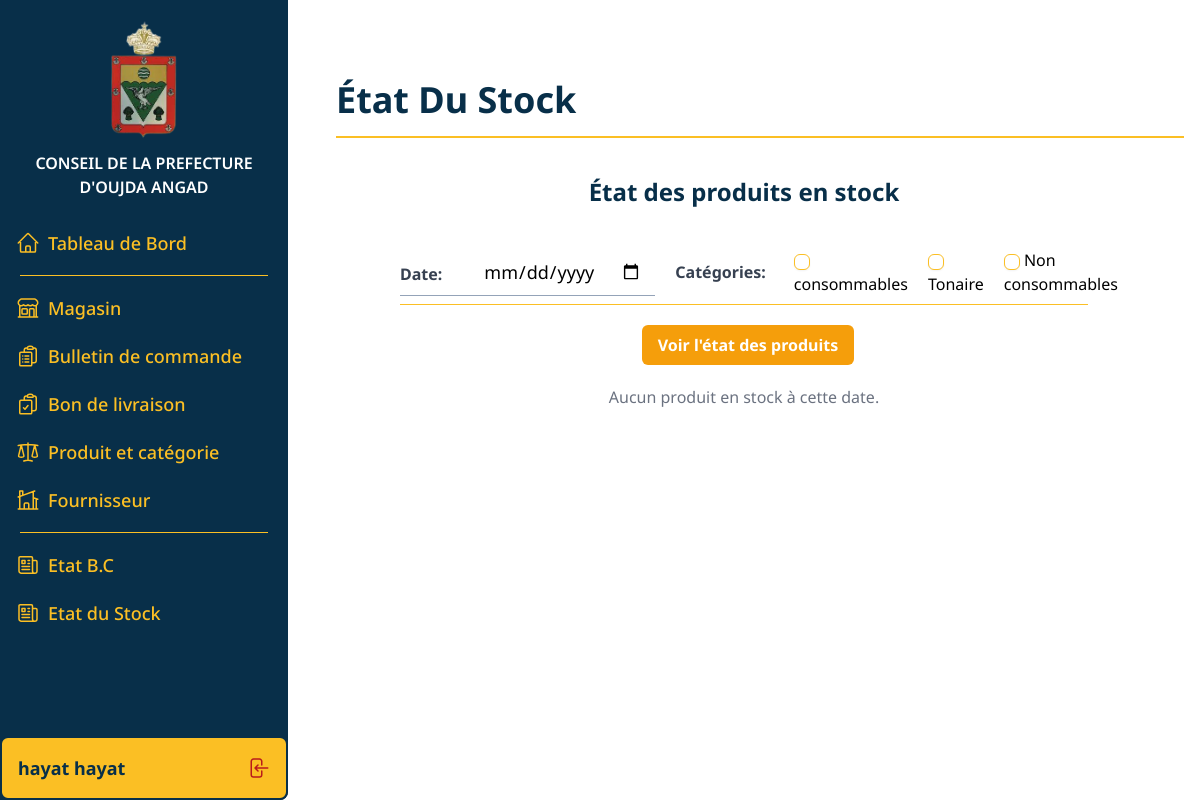
The app's page /etat_stock/ (signed in) with its own data.
### users/models.py (models this page shows, shortened)
class Employee(models.Model):
    user = models.OneToOneField(User, on_delete=models.CASCADE)
    nom = models.CharField(max_length=100)
    prenom = models.CharField(max_length=100)
    matricule = models.CharField(max_length=100)
    service = models.ForeignKey(Service, on_delete=models.CASCADE)

### produit/models.py (models this page shows, shortened)
class Categorie(models.Model):
    nom = models.CharField(max_length=100)
    description = models.TextField()
    magasin = models.ForeignKey(Magasin, on_delete=models.CASCADE)

### produit/views.py (the view)
# urls.py: path('etat_stock/', product_state, name='product_state'),
@login_required
@user_passes_test(lambda user: user.is_magasinier or user.is_directeur)
def product_state(request):
    employee = Employee.objects.get(user=request.user)
    if employee.user.is_directeur:
        page_temp = 'dashboard_directeur.html'
    else:
        page_temp='dashboard.html'
    categories = Categorie.objects.all()
    nom = employee.nom
    prenom = employee.prenom
    if request.method == 'POST':
        date = request.POST.get('date')
        date_str = datetime.strptime(date, '%Y-%m-%d')
        categories_selected = request.POST.getlist('categories')
        if date:
            produits = Produit.history.as_of(
                datetime.strptime(date, '%Y-%m-%d'))
            if categories_selected:
                produits = produits.filter(categorie__in=categories_selected)
            context = {'date': date_str, 'produits': produits,
                       'nom': nom, 'prenom': prenom,'page_temp':page_temp,'categories':categories}
            return render(request, 'produit_state.html', context)
        else:
            return render(request, 'produit_state.html', {'nom': nom, 'prenom': prenom,'page_temp':page_temp ,'categories':categories})
    else:
        return render(request, 'produit_state.html', {'nom': nom, 'prenom': prenom,'page_temp':page_temp ,'categories':categories})

### produit/templates/produit_state.html (shortened to what this page needs)
{%extends page_temp %}
{% load static %} {% block title %}État du Stock{% endblock %}
{% block header %}État du Stock{% endblock %} {% block main %}
<div class="px-16" id="wraper">
  <h1 class="text-center mt-4 mb-10 text-2xl font-bold text-sky-950">
    État des produits en stock
  </h1>
  <form class="mt-4" method="POST" action="{% url 'produit:product_state' %}">
    <div class="flex justify-around items-center gap-5 border-b border-amber-400 pb-2">
    <div class="flex justify-center items-center gap-5 border-b border-slate-400">
      <label class="mr-2 text-gray-700 font-bold pt-1"> Date: </label>
      <input
        type="date"
        name="date"
        class="w-full text-lg  py-2 rounded-md border-transparent focus:border-transparent focus:ring-0 border-slate-300  focus:border-amber-500"       />
    </div>
    <div class="flex justify-center items-center gap-5 ">
      <p class="mr-2 text-gray-700 font-bold">Catégories:</p>
      {% for categorie in categories %}
      <div>
        <input type="checkbox" id="{{ categorie.id }}"class="border-amber-400 rounded-md shadow-sm text-slate-800 focus:text-slate-950"  name="categories" value="{{ categorie.id }}">
        <label for="{{ categorie.id }}">{{ categorie.nom }}</label>
      </div>
    {% endfor %}
  </div>
    </div>
    <div class="flex justify-center my-5">
    <button
    type="submit"
    class="ml-2 bg-amber-500 hover:bg-amber-600 text-white font-bold py-2 px-4 rounded-md"
  >
    Voir l'état des produits
  </button>
</div>
  </form>
</div>
{% if produits %}
<div class="border rounded-b-lg relative shadow-lg my-6 " id="content">
  <div class="flex pt-12 pl-10 justify-between">
    <p class="text-xs w-64 text-center mr-24">
      ROYAUME DU MAROC MINISTRE DU L'INTERIEUR <br />WILAYA DE LA REGION DE
      L'ORIENTAL PREFECTURE D'OUJDA-ANGAD <br />CONSEIL PREFECORAL DIRECTION
      GENERALES DES SERVICES <br />SERVICE PROGRAMMTION FINANCES ET BUDGET
    </p>
    <img src="{% static 'users/logo.png'%}" alt="logo" class="w-20 mr-28" />
  </div>
  <div class="flex justify-center items-center text-2xl gap-5 mt-10 mb-10">
    <p class="mt-4 mb-2  font-bold text-slate-600">
      Etat du stock le
    </p>
    <p class="mt-4 mb-2 font-semibold text-slate-600">
      {{date}}
    </p>
  </div>
  <div class="px-8 pb-5">
    <table class="w-5/6 mx-auto">
      <thead>
        <tr>
          <th
            class="text-center py-2 px-3 text-amber-300 font-bold border border-amber-400 bg-sky-950"
          >
            Produit
          </th>
          <th
            class="text-center py-2 px-3 text-amber-300 font-bold  border border-amber-400 bg-sky-950"
          >
            Quantitée
          </th>
        </tr>
      </thead>
      <tbody>
        {% for produit in produits %}
        <tr class="text-center">
          <td class="py-2 px-4 border-b border-x">{{ produit.libelle }}</td>
          <td class="py-2 px-4 border-b border-x">{{ produit.quantite }}</td>
        </tr>
        {%endfor%}
      </tbody>
    </table>
  </div>
</div>
<div class="flex justify-center mt-5 mb-5">
  <button
    id="btn-print"
    class="inline-block px-6 py-2 text-xs font-medium leading-6 text-center text-white uppercase transition bg-amber-500 rounded-full shadow ripple hover:shadow-lg hover:bg-amber-600 focus:outline-none  justify-center w-1/3"
  >
    Print et PDF
  </button>
</div>
{% else %}
<p class="text-center text-gray-500">Aucun produit en stock à cette date.</p>
{% endif %}
{% endblock %}

### users/templates/dashboard.html (shortened to what this page needs)
{% extends 'base.html'%} {%load static%}{% block content%}
<div
  class="w-72 min-h-screen fixed left-0 bg-sky-950 items-center flex flex-col  rounded-r-lg "
  id="nav"
>
  <div
    class="w-full bg-sky-950 relative flex flex-col py-5 items-center justify-center"
  >
    <img src="{% static 'users/logo.png'%}" alt="logo" class="w-20  " />
    <p class=" mt-2 text-center	uppercase	font-semibold text-l text-white">
      Conseil De La Prefecture <br />
      D'Oujda Angad
    </p>
  </div>
  <ul class="w-full flex flex-col">
    <li class="w-full rounded-md group">
      <a
        href="{% url 'users:dashboard_magasinier' %}"
        class="inline-flex w-full gap-2 h-full items-center py-3 pl-4 text-lg leading-5 transition duration-200 ease-in-out focus:outline-none border-transparent   font-medium text-amber-400 group-hover:text-sky-950 group-hover:bg-amber-400"
      >
        Tableau de Bord
      </a>
    </li>
    <li>
      <hr class="my-2 border-amber-400 mx-5" />
    </li>
    <li class="w-full rounded-md group">
      <a
        href="{% url 'produit:product_list' %}"
        class="inline-flex w-full gap-2 h-full items-center py-3 pl-4 text-lg leading-5 transition duration-200 ease-in-out focus:outline-none border-transparent   font-medium text-amber-400 group-hover:text-sky-950 group-hover:bg-amber-400"
      >
        Magasin
      </a>
    </li>
    <li class="w-full rounded-md group">
      <a
        href="{% url 'transactions:bulletin_list' %}"
        class="inline-flex w-full gap-2 h-full items-center py-3 pl-4 text-lg leading-5 transition duration-200 ease-in-out focus:outline-none border-transparent   font-medium text-amber-400 group-hover:text-sky-950 group-hover:bg-amber-400"
      >
        Bulletin de commande
      </a>
    </li>
    <li class="w-full rounded-md group">
      <a
        href="{% url 'transactions:bon_list' %}"
        class="inline-flex w-full gap-2 h-full items-center py-3 pl-4 text-lg leading-5 transition duration-200 ease-in-out focus:outline-none border-transparent   font-medium text-amber-400 group-hover:text-sky-950 group-hover:bg-amber-400"
      >
        Bon de livraison
      </a>
    </li>
    <li class="w-full rounded-md group">
      <a
        href="{% url 'produit:ajouter' %}"
        class="inline-flex w-full gap-2 h-full items-center py-3 pl-4 text-lg leading-5 transition duration-200 ease-in-out focus:outline-none border-transparent   font-medium text-amber-400 group-hover:text-sky-950 group-hover:bg-amber-400"
      >
        Produit et catégorie
      </a>
    </li>
    <li class="w-full rounded-md group">
      <a
        href="{% url 'transactions:create_fournisseur' %}"
        class="inline-flex w-full gap-2 h-full items-center py-3 pl-4 text-lg leading-5 transition duration-200 ease-in-out focus:outline-none border-transparent   font-medium text-amber-400 group-hover:text-sky-950 group-hover:bg-amber-400"
      >
        Fournisseur
      </a>
    </li>
    <div>
      <li>
        <hr class="my-2 border-amber-400 mx-5" />
      </li>
      <li class="w-full rounded-md group">
        <a
          href="{% url 'transactions:date_range' %}"
          class="inline-flex w-full gap-2 h-full items-center py-3 pl-4 text-lg leading-5 transition duration-200 ease-in-out focus:outline-none border-transparent   font-medium text-amber-400 group-hover:text-sky-950 group-hover:bg-amber-400"
        >
          Etat B.C
        </a>
      </li>
      <li class="w-full rounded-md group">
        <a
          href="{% url 'produit:product_state' %}"
          class="inline-flex w-full gap-2 h-full items-center py-3 pl-4 text-lg leading-5 transition duration-200 ease-in-out focus:outline-none border-transparent   font-medium text-amber-400 group-hover:text-sky-950 group-hover:bg-amber-400"
        >
          Etat du Stock
        </a>
      </li>
    </div>
    <li
      class="w-full bg-amber-400 rounded-lg border-sky-950 border-2 py-4 px-4 left-0 text-black absolute bottom-0 flex justify-between"
    >
      <div class="flex w-full justify-between h-full rounded-lg items-center">
        <p class="text-lg font-bold text-sky-950 ">{{nom}} {{prenom}}</p>
        <a href="{% url 'users:logout_user'%}">
        </a>
      </div>
    </li>
  </ul>
</div>
<main class="main pl-72 " id="main">
  <div class="h-40  px-4 pl-12" id="top">
    <h1
      class="text-4xl font-bold text-sky-950 capitalize  pb-4 pt-20 border-b-2 border-amber-400 w-full "
    >
      {% block header%} tableau de bord {% endblock%}
    </h1>
  </div>
  <div class="px-12" id="wraper2">{% block main%} {% endblock%}</div>
</main>
{%endblock%}

### theme/templates/base.html (style rules this page uses)
* { font-family: 'Noto Sans',sans; }

### users/templates/dashboard.html (style rules this page uses)
.main { transition: width 0.5s ease; }

### records on screen
Employee: nom "hayat", prenom "hayat"
Categorie: nom "consommables"
Categorie: nom "Tonaire"
Categorie: nom "Non consommables"
